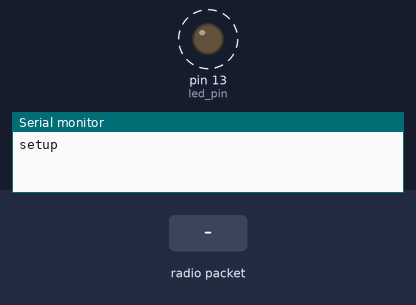
This sketch was run on a simulated Arduino Uno, built with avr-gcc and run on an emulated ATmega328P. On the bench: output pins drawn as LEDs (lit = HIGH), the last lines printed to the serial monitor. Dashed ring = blinking. The inputs (shaded band) are chosen by the test bench. No radio packets arrive unless stated.

Above: at 4.9 s.
5.0 s: radio packet "1" arrives
At 6.24 s:
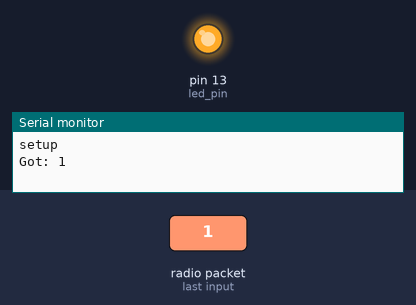
At 6.7 s:
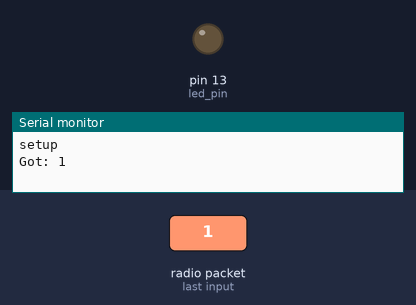
Timing chart, 0 to 17.1 s (numbered marks = the images above; inputs shaded):
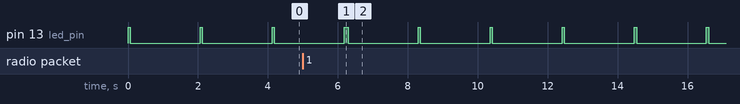

The sketch:

repeater.ino
```cpp
#include <VirtualWire.h>

const int led_pin = 13;
const int transmit_pin = 12;
const int receive_pin = 2;
const int transmit_en_pin = 3;

void setup()
{

    Serial.begin(9600);  // Debugging only
    Serial.println("setup");
    vw_set_tx_pin(transmit_pin);
    vw_set_rx_pin(receive_pin);
    vw_set_ptt_pin(transmit_en_pin);
    vw_set_ptt_inverted(true); // Required for DR3100
    vw_setup(2000);   // Bits per sec
    vw_rx_start();       // Start the receiver PLL running
    pinMode(led_pin,OUTPUT);
    digitalWrite(led_pin, false);

}
void loop()
{
  //--------------Transmitting Code-----------------
    const char *msg = "04MSGCODE";
    digitalWrite(led_pin, true); // Flash a light to show transmitting
    vw_send((uint8_t *)msg, strlen(msg));
    vw_wait_tx(); // Wait until the whole message is gone
    digitalWrite(13, false);
    delay(2000);

    //--------------Transmitting END---------------------

    //---------------Reciving------------------------
    uint8_t buf[VW_MAX_MESSAGE_LEN];
    uint8_t buflen = VW_MAX_MESSAGE_LEN;

    if (vw_get_message(buf, &buflen)) // Non-blocking
    {
         digitalWrite(led_pin, HIGH); // Flash a light to show received good message
        // Message with a good checksum received, print it.
        Serial.print("Got: ");

        for (int i = 0; i < buflen; i++)
        {
            Serial.print(char(buf[i]));
            Serial.print(' ');
        }
        Serial.println();
        vw_send(buf,buflen);
        vw_wait_tx(); // Wait until the whole message is gone
        digitalWrite(led_pin, LOW);
    }
}
```

Measured:
- by itself, pin 13 (led_pin): repeats every 2.1 s: LOW 2.0 s, HIGH 0.06 s
